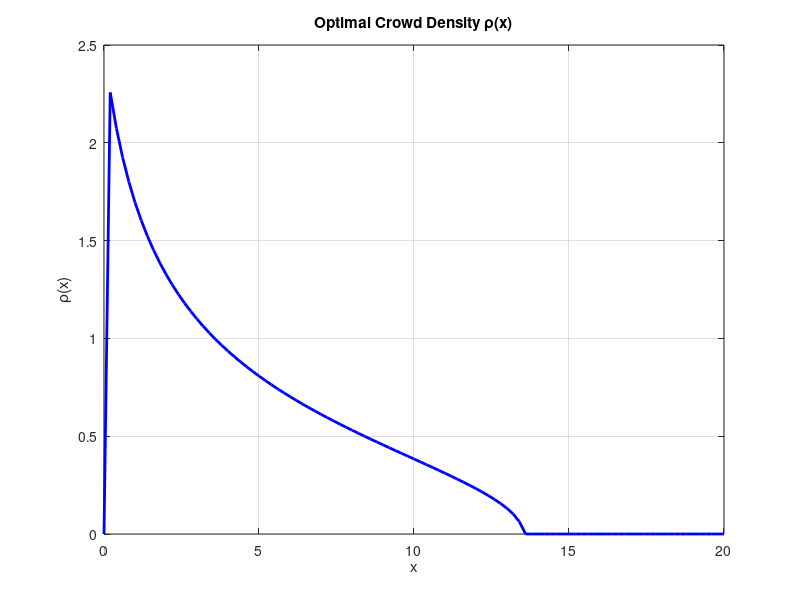

The MATLAB source for this figure:
function total_fun()
    % given values
    c = 0.05;
    L = 20;
    N = 10;
    K = 100; % number of divisions

    % max and tolerance to find out when to end looping
    tol = 1e-6; % convergence tolerance
    max_iter = 100;

    lambda = 1 / (1 + L) - 0.001;

    % making a constant to use 
    c1 = sqrt(1/(3*c));

    % defining our functions given from the writeup
    B = @(lambda) c1 * ...
        trapezoider(@(x) sqrt(max(0, 1./(1 + x) - lambda)), 0, L, K) - N;

    B_prime = @(lambda) -0.5 * c1 * ...
        trapezoider(@(x) 1 ./ sqrt(max(0, 1./(1 + x) - lambda)), 0, L, K);

    % performing newton-raphson method
    % in this case, 
    %   x_n = lambda
    %   x_n+1 = lambda_new
    %   f(x_n) = b_val
    %   f'(x_n) = b_prime_val
    for iter = 1:max_iter
        b_val = B(lambda);
        b_prime_val = B_prime(lambda);
        
        % Update
        lambda_new = lambda - (b_val / b_prime_val);
        
        % Check convergence
        if abs(lambda_new - lambda) < tol
            lambda = lambda_new;
            break;
        end
    
        lambda = lambda_new;
    end
    
    fprintf('Converged lambda: %.6f (in %d iterations)\n', lambda, iter);
    fprintf('Expected rho = 0 starting around x = %.2f\n', 1/lambda - 1);

    x_vals = linspace(0, L, K+1);
    rho_vals = sqrt(1/(3*c) * (1./(1 + x_vals) - lambda));
    
    % Set complex values to 0
    rho_vals(~isreal(rho_vals)) = 0;
    
    % Plot
    figure;
    plot(x_vals, rho_vals, 'b-', 'LineWidth', 2);
    xlabel('x');
    ylabel('\rho(x)');
    title('Optimal Crowd Density \rho(x)');
    grid on;
end


function [A] = trapezoider(f, x_L, x_U, K)
    % following https://byjus.com/maths/trapezoidal-rule/

    % first have to get the step size
    % delta x = (b - a) / N
    delta_x = (x_U - x_L) / K;

    % get all the x values that we need
    x_values = linspace(x_L, x_U, K+1);

    % get all the y values that we need
    y_values = f(x_values);

    % Set values that are not real to zero
    y_values(~isreal(y_values)) = 0;

    % apply the trapezoidal rule
    A = (delta_x/2) * (y_values(1) + 2*sum(y_values(2:end-1)) + y_values(end));
end